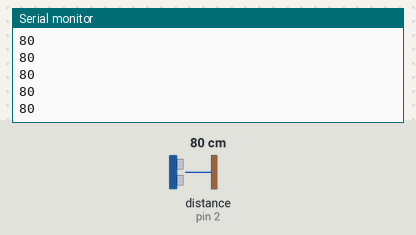
A sketch run on a simulated Arduino Uno, built with avr-gcc and run on an emulated ATmega328P. Shown: the last lines printed to the serial monitor. Wiring (inferred from the names in the program): ultrasonic range finder: trigger pin 3; echo pin 2. Inputs (shaded band) come from the test bench; at power-on: distance to the obstacle (sensor on pin 2) 80 cm. The echo pulse lasts 58.3 µs per cm.

Above: at 1.2 s.
1.3 s: distance to the obstacle (sensor on pin 2) set to 2 cm
At 1.37 s:
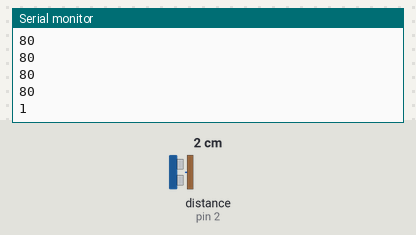
2.8 s: distance to the obstacle (sensor on pin 2) set to 4 cm
At 2.88 s:
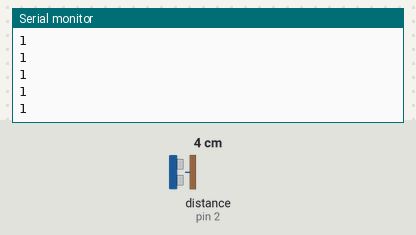
Timing chart, 0 to 5.8 s (numbered marks = the images above; inputs shaded):
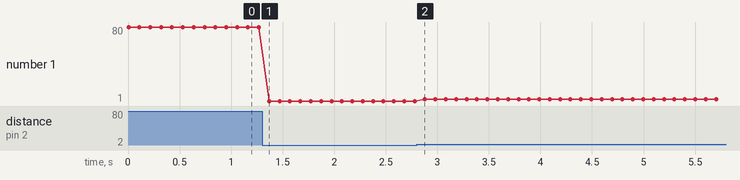

Measured:
- after the input at 1.3 s, the serial monitor: prints a new line after 0.07 s (image 1)
- plotted number 1: 80 → 1 after the input at 1.3 s, 1 → 3 after the input at 2.8 s

The sketch:

WATER_LEVEL_INDICATORE_TX_AMBUJ.ino
```cpp
int inputPin=2;  // connect digital I/O d4 to the ECHO/Rx Pin
int outputPin=3; // connect digital I/O d5 to the TRIG/TX Pin
void setup()
{
pinMode(inputPin, INPUT);
pinMode(outputPin, OUTPUT);
Serial.begin(9600);
}
void loop()
{
   digitalWrite(outputPin, LOW);  // send low pulse for 2μs
   delayMicroseconds(2);
   digitalWrite(outputPin, HIGH); // send high pulse for 10μs
   delayMicroseconds(10);
   digitalWrite(outputPin, LOW);  // back to low pulse
   int distance = pulseIn(inputPin, HIGH);  // read echo value
   int distance1= distance/29/2;  // in cm
   Serial.println(distance1);
   delay(100);

   }
```
